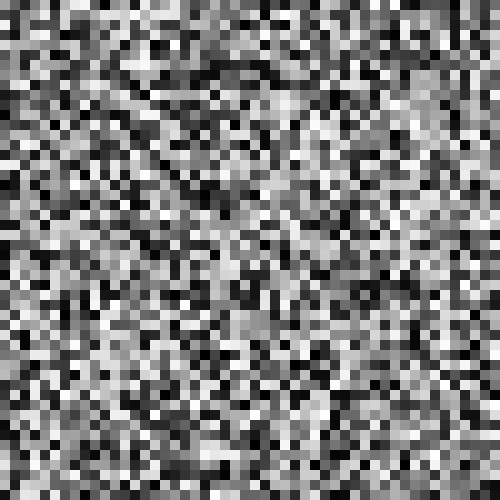
Frame 1 (no input)
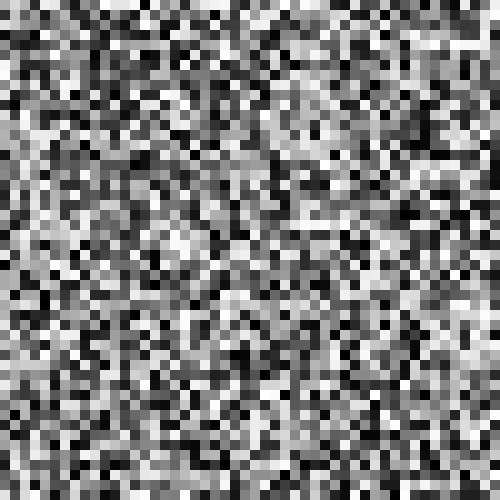
Frame 60 (the mouse pressed at the canvas centre just before this capture)
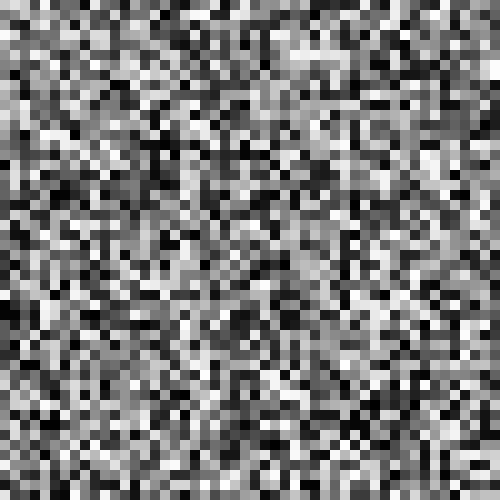
Frame 120 (the mouse held since frame 60 and released just before this capture)

The Processing sketch that drew these frames (run headless with seeded random() and noise(); from frame 60 on, the mouse is pressed at the canvas centre):

// Processing sketch: nestedLoop
// ── nestedLoop.pde
int n = 50;
float rSize;

void setup() {
  size(500,500); 
  rSize = width/n;
  noStroke();
}

void draw() {
  background(255);  
  for(int i=0; i<n; i++) {
    for(int j=0; j<n; j++) {
      fill(random(255));      
      rect(i*rSize, j*rSize, rSize, rSize);
    }    
  }
  
}
